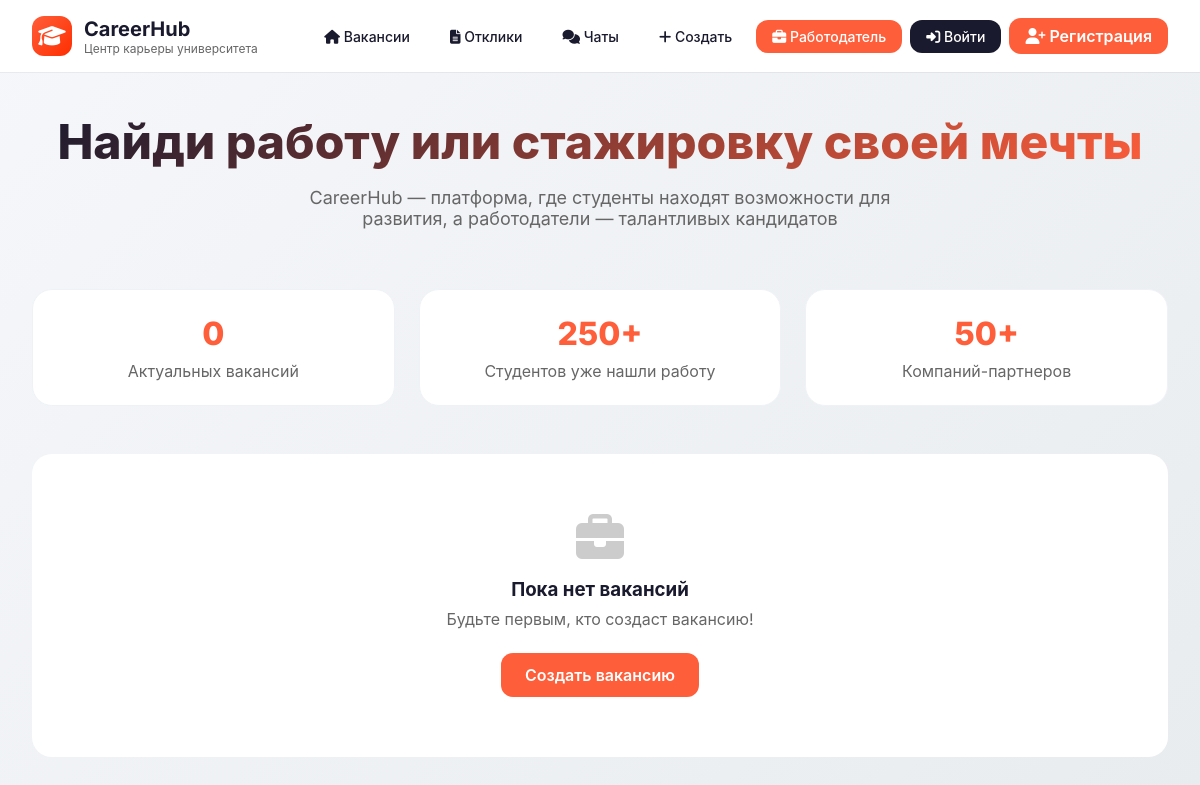
Before: / with the older database file.
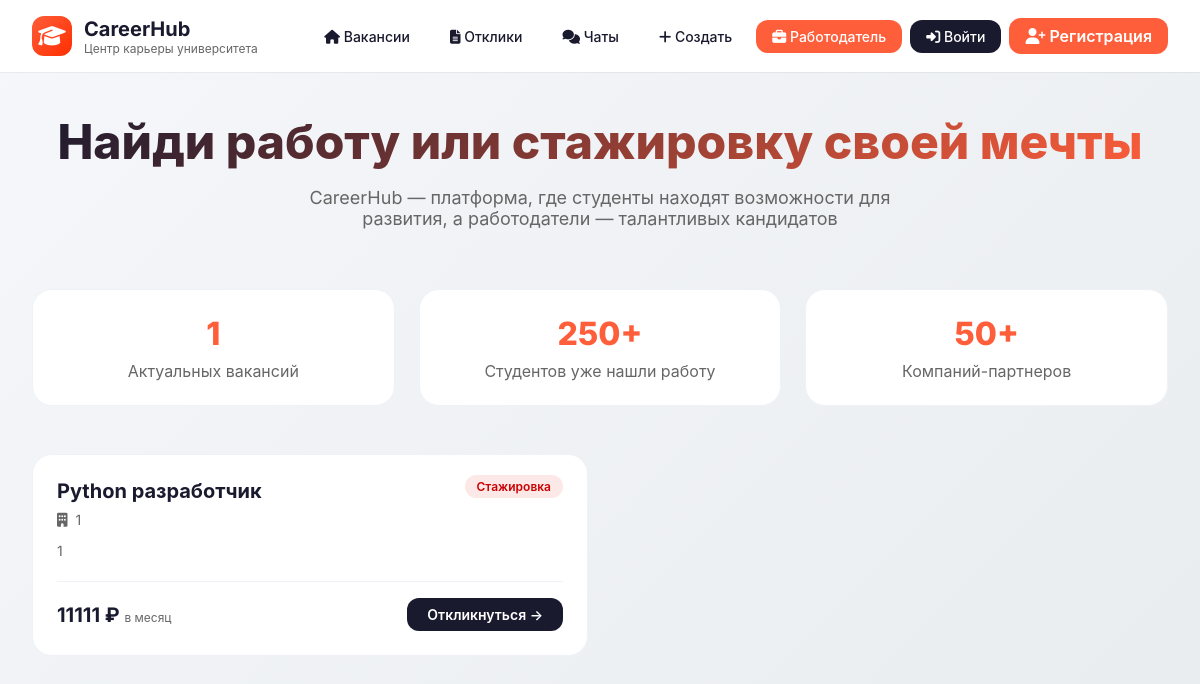
After: the same page with the newer database file.
### tables this page shows
CREATE TABLE vacancies (
            id INTEGER PRIMARY KEY AUTOINCREMENT,
            title TEXT NOT NULL,
            description TEXT NOT NULL,
            department TEXT NOT NULL,
            job_type TEXT NOT NULL,
            salary INTEGER,
            employer_id INTEGER,
            created_at TIMESTAMP DEFAULT CURRENT_TIMESTAMP
        );

### app/main.py (the view)
@app.get("/", response_class=HTMLResponse)
async def home(request: Request):
    session_id = request.cookies.get("session_id")
    current_user = None
    if session_id and session_id in sessions:
        current_user = sessions[session_id]
    vacancies = JobService.get_all_vacancies()
    return templates.TemplateResponse(
        "index.html",
        {"request": request, "vacancies": vacancies, "user": current_user}
    )

### templates/index.html
{% extends "base.html" %}
{% block content %}
<div class="hero">
    <h1>Найди работу или стажировку своей мечты</h1>
    <p>CareerHub — платформа, где студенты находят возможности для развития, а работодатели — талантливых кандидатов</p>
</div>
<div class="stats-grid">
    <div class="stat-card">
        <div class="stat-number">{{ vacancies|length }}</div>
        <div class="stat-label">Актуальных вакансий</div>
    </div>
    <div class="stat-card">
        <div class="stat-number">250+</div>
        <div class="stat-label">Студентов уже нашли работу</div>
    </div>
    <div class="stat-card">
        <div class="stat-number">50+</div>
        <div class="stat-label">Компаний-партнеров</div>
    </div>
</div>
{% if vacancies %}
    <div class="vacancies-grid">
        {% for vacancy in vacancies %}
        <div class="vacancy-card">
            <div class="vacancy-tag">
                <span class="badge {{ vacancy.job_type }}">
                    {% if vacancy.job_type == 'job' %}Полная занятость{% else %}Стажировка{% endif %}
                </span>
            </div>
            <h3 class="vacancy-title">{{ vacancy.title }}</h3>
            <div class="vacancy-department">
                <i class="fas fa-building"></i> {{ vacancy.department }}
            </div>
            <p class="vacancy-description">{{ vacancy.description[:120] }}{% if vacancy.description|length > 120 %}...{% endif %}</p>
            <div class="vacancy-meta">
                <div class="salary">
                    {% if vacancy.salary %}
                        {{ vacancy.salary }} ₽ <small>в месяц</small>
                    {% else %}
                        Зарплата по договоренности
                    {% endif %}
                </div>
                <a href="/apply/{{ vacancy.id }}" class="btn-apply">Откликнуться →</a>
            </div>
        </div>
        {% endfor %}
    </div>
{% else %}
    <div style="text-align: center; padding: 60px; background: white; border-radius: 20px;">
        <i class="fas fa-briefcase" style="font-size: 48px; color: #ccc;"></i>
        <h3 style="margin-top: 16px;">Пока нет вакансий</h3>
        <p style="color: #666; margin: 8px 0 24px;">Будьте первым, кто создаст вакансию!</p>
        <a href="/add-vacancy" class="btn-primary">Создать вакансию</a>
    </div>
{% endif %}
{% endblock %}

Changed rows visible on the page:
added vacancies: job_type "Стажировка", title "Python разработчик", department "1", description "1", salary "11111"
Other visible differences:
{{ vacancies|length }}: "0" → "1"
text no longer shown: "Пока нет вакансий Будьте первым, кто создаст вакансию! Создать вакансию"
